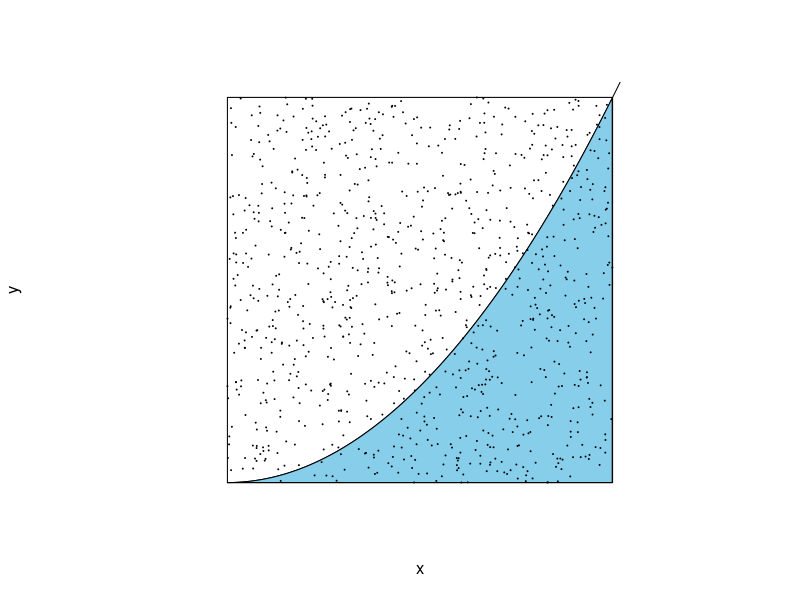

Here is the R script that generated this plot:

#' Example 2.2 MonteCarlo
#' This program will estimate the area of the
#' region E under the curve y=x^2 in the unit square

n = 1000 # the number of experiments
inside_num = 0 # the number of points under the curve y=x^2
xdata = runif(n) # x value of point
ydata = runif(n) # y value of point
for (i in 1:n) {
  # plot a point on unit square at random
  x = xdata[i]
  y = ydata[i]
  if (y < x*x) {
    inside_num = inside_num + 1
  }
}

# draw y = x^2
x = seq(0, 2, 0.001)
y = x ^ 2
px = c(x, rev(x))
py = c(rep(0, length(x)), rev(y))

plot(x, y, axes=F, type='l', xlim=c(0, 1), ylim=c(0, 1), asp=1)
polygon(px[px<1&py<1], py[px<1&py<1], col='skyblue')
lines(c(0, 1, 1, 0, 0), c(0, 0, 1, 1, 0))
points(xdata, ydata, cex=.01)

cat('Estimate of area is ', inside_num / n)
